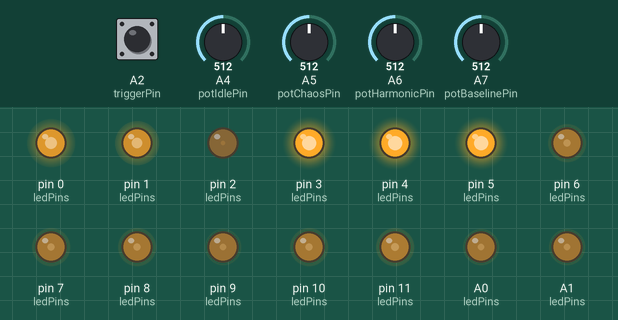
Bench run of a sketch on a simulated Teensy 4. On the bench: output pins drawn as LEDs (lit = HIGH). The test bench sets the inputs (shaded band); at power-on: A4 (potIdlePin) = 512, A5 (potChaosPin) = 512, A6 (potHarmonicPin) = 512, A7 (potBaselinePin) = 512, A2 (triggerPin) HIGH (analog values on the 0–1023 scale). Random numbers use the default seed unless the sketch sets one.

Above: at 1.2 s.
1.3 s: A4 (potIdlePin) set to 610
At 1.69 s:
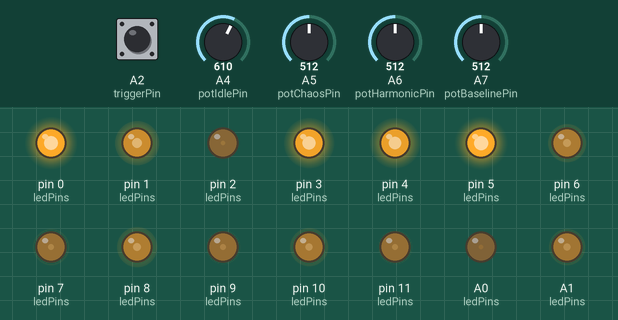
At 2.31 s:
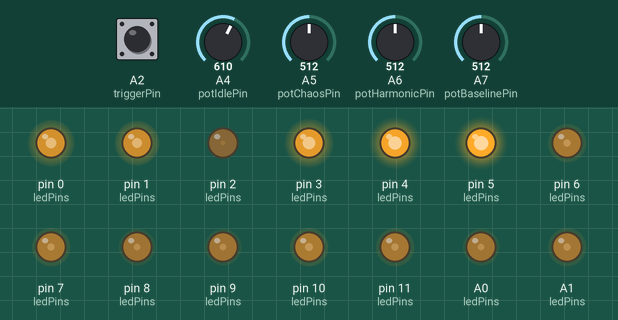
4.3 s: A5 (potChaosPin) set to 610
At 4.46 s:
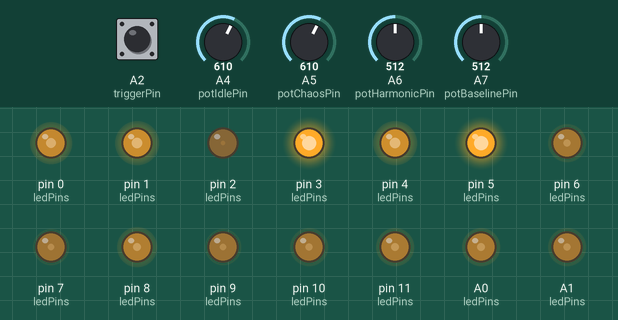
7.3 s: A6 (potHarmonicPin) set to 610
At 7.54 s:
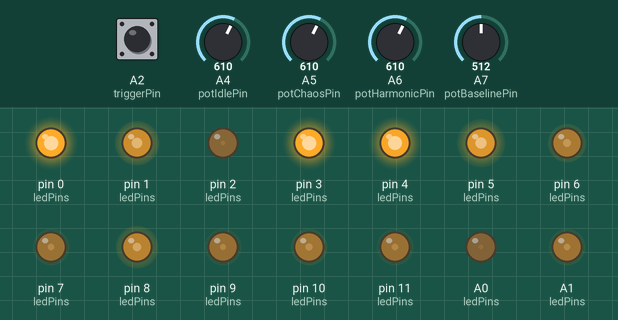
Timing chart, 0 to 7.9 s (numbered marks = the images above; inputs shaded):
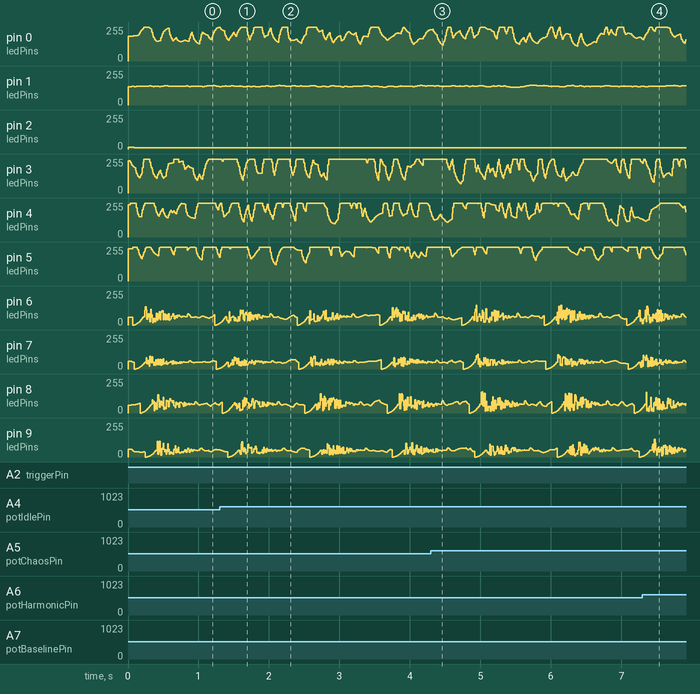

The sketch:

dynFlameSimV1.ino
```cpp
// --- PIN DEFINITIONS ---
const int triggerPin = 16; // Connect a button from this pin to GND

// Potentiometer pins (Master Adjustments)
const uint8_t potIdlePin = 18;      // Adjusts idle flicker intensity
const uint8_t potChaosPin = 19;     // Adjusts chaotic amplitude
const uint8_t potHarmonicPin = 20;  // Adjusts the duration/damping of the harmonic ringing
const uint8_t potBaselinePin = 21;  // Adjusts the overall baseline brightness

// --- MULTI-LED SETUP ---
const int NUM_FLAMES = 14;
// Example pinout for 8 LEDs
const int ledPins[NUM_FLAMES] = {0, 1, 2, 3, 4, 5, 6, 7, 8, 9, 10, 11, 14, 15};

const int freq = 5000;
const int resolution = 12; // 0-4095

enum FlameState { IDLE, DROP, CHAOTIC, HARMONIC };
enum Location { STERN, CABIN, BINNACLE, BATTLE, KITCHEN };

// --- THE FLAME CLASS ---
class Flame {
  public:
    int ledPin;
    FlameState currentState = IDLE;
    Location locationType;
    unsigned long stateStartTime = 0;

    float currentIdlePWM;
    float targetIdlePWM;
    unsigned long lastIdleChange = 0;

    // Internal base recipe values specific to this location
    int baseBaseline;
    int baseIdleIntensity;
    int baseChaosAmplitude;
    float baseHarmonicDamping;

    // "Personality" variables to make each LED unique
    int brightnessOffset;
    float flickerSpeedMod;
    float chaosMod;

    void init(int pin, Location loc) {
      ledPin = pin;
      locationType = loc;

      pinMode(ledPin, OUTPUT);
      analogWriteFrequency(ledPin, freq); // Assign 5kHz hardware FlexPWM frequency

      // Generate unique personality for this specific lantern
      brightnessOffset = random(-200, 200);
      flickerSpeedMod = random(80, 120) / 100.0; // 0.8x to 1.2x speed
      chaosMod = random(80, 120) / 100.0;        // 0.8x to 1.2x chaos intensity

      // Load the historical recipe based on the location
      switch (locationType) {
        case STERN:
          baseBaseline = 3500;
          baseIdleIntensity = 800;
          baseChaosAmplitude = 1500;
          baseHarmonicDamping = 0.010; // Low damping: bounces around a lot
          break;
        case CABIN:
          baseBaseline = 3000;
          baseIdleIntensity = 100;
          baseChaosAmplitude = 800;
          baseHarmonicDamping = 0.040; // High damping: settles very fast
          break;
        case BINNACLE:
          baseBaseline = 1000;
          baseIdleIntensity = 20;
          baseChaosAmplitude = 200;
          baseHarmonicDamping = 0.050; // Max damping: highly protected, stiff flame
          break;
        case BATTLE:
          baseBaseline = 2000;
          baseIdleIntensity = 400;
          baseChaosAmplitude = 1000;
          baseHarmonicDamping = 0.025; // Medium stats
          break;
        case KITCHEN:
          baseBaseline = 4000;
          baseIdleIntensity = 1500;
          baseChaosAmplitude = 2000;
          baseHarmonicDamping = 0.001; // Minimum damping: chaotic fire that never truly settles
          break;
      }

      currentIdlePWM = baseBaseline;
      targetIdlePWM = baseBaseline;
    }

    void update(unsigned long currentTime, float masterBaselineScale, float masterIdleScale, float masterChaosScale, float masterHarmonicScale) {

      // Calculate this LED's specific values using its base recipe, personality mods, and global master scales
      int myBasePWM = constrain((baseBaseline * masterBaselineScale) + brightnessOffset, 50, 4095);
      int myIdleInt = baseIdleIntensity * masterIdleScale * chaosMod;
      int myChaosAmp = baseChaosAmplitude * masterChaosScale * chaosMod;
      float myHarmDamp = baseHarmonicDamping * masterHarmonicScale;

      int outputPWM = myBasePWM;
      unsigned long timeInState = currentTime - stateStartTime;

      switch (currentState) {
        case IDLE:
          if (currentTime - lastIdleChange > random(20 * flickerSpeedMod, 80 * flickerSpeedMod)) {
            targetIdlePWM = myBasePWM + random(-myIdleInt, myIdleInt);
            lastIdleChange = currentTime;
          }
          currentIdlePWM += (targetIdlePWM - currentIdlePWM) * 0.2;
          outputPWM = currentIdlePWM;

          break;

        case DROP:
          if (timeInState < 150) {
            outputPWM = map(timeInState, 0, 150, 100, myBasePWM);
          } else {
            currentState = CHAOTIC;
            stateStartTime = currentTime;
          }
          break;

        case CHAOTIC:
          if (timeInState < 600) {
            float envelope = 1.0 - ((float)timeInState / 600.0);
            int currentChaos = myChaosAmp * envelope;
            outputPWM = myBasePWM + random(-currentChaos, currentChaos);
          } else {
            currentState = HARMONIC;
            stateStartTime = currentTime;
          }
          break;

        case HARMONIC:
          if (timeInState < 2000) {
            float timeSec = timeInState / 1000.0;
            float frequency = 8.0 * flickerSpeedMod; // 8 * flickerSpeedMod Hz oscillation

            // Apply the damped sine wave formula
            float oscillation = sin(2 * PI * frequency * timeSec);
            float damping = exp(-myHarmDamp * timeInState);

            outputPWM = myBasePWM + (int)(myChaosAmp * 0.5 * damping * oscillation);

            if (damping < 0.05) {
              currentState = IDLE;
              currentIdlePWM = outputPWM;
            }
          } else {
            currentState = IDLE;
          }
          break;
      }

      // Constrain to 12-bit bounds before writing
      outputPWM = constrain(outputPWM, 0, 4095);

      // Apply a basic gamma curve for visual realism (squaring)
      // Normalized 0.0-1.0, squared, then mapped back to 0-4095
      float normalized = outputPWM / 4095.0;
      int gammaPWM = (int)((normalized * normalized) * 4095);

      // Drive the hardware PWM output
      analogWrite(ledPin, gammaPWM);
    }

    void triggerDrop(unsigned long time) {
      if (currentState == IDLE) {
        currentState = DROP;
        stateStartTime = time;
      }
    }
};

// Create an array of our Flame objects
Flame flames[NUM_FLAMES];

// --- WAVE SEQUENCER VARIABLES ---
bool waveActive = false;
unsigned long waveStartTime = 0;
int currentWaveIndex = 0;
int battleLanternsTriggered = 0;
const int waveDelayMS = 80;

void setup() {
  //Serial.begin(115200);
  //while(!Serial);

  // Configure Teensy 4.0 PWM and ADC resolution
  analogWriteResolution(resolution);
  analogReadResolution(12);

  pinMode(triggerPin, INPUT_PULLUP);     // Button pulls pin HIGH when pressed
  randomSeed(analogRead(17));            // Seed random generator with floating analog pin

  // Initialize your 14 LEDs and assign them to specific locations on your model
  flames[0].init(ledPins[0], STERN);     // 1 Stern Lantern
  flames[1].init(ledPins[1], CABIN);     // 1 Great Cabin
  flames[2].init(ledPins[2], BINNACLE);  // 1 Binnacle
  flames[3].init(ledPins[3], KITCHEN);   // 1 Galley Fire
  flames[4].init(ledPins[4], KITCHEN);
  flames[5].init(ledPins[5], KITCHEN);
  flames[6].init(ledPins[6], BATTLE);    // 8 Battle Lanterns
  flames[7].init(ledPins[7], BATTLE);
  flames[8].init(ledPins[8], BATTLE);
  flames[9].init(ledPins[9], BATTLE);
  flames[10].init(ledPins[10], BATTLE);
  flames[11].init(ledPins[11], BATTLE);
  flames[12].init(ledPins[12], BATTLE);
  flames[13].init(ledPins[13], BATTLE);
}

void loop() {
  unsigned long currentTime = millis();

  // Read potentiometers and map them to a 0.0 to 2.0 multiplier scale (0% to 200%)
  float masterBaselineScale = map(analogRead(potBaselinePin), 0, 4095, 0, 200) / 100.0;
  float masterIdleScale =     map(analogRead(potIdlePin),     0, 4095, 0, 200) / 100.0;
  float masterChaosScale =    map(analogRead(potChaosPin),    0, 4095, 0, 200) / 100.0;
  float masterHarmonicScale = map(analogRead(potHarmonicPin), 0, 4095, 0, 200) / 100.0;

  // --- TRIGGER THE WAVE ---
  if (digitalRead(triggerPin) == HIGH && !waveActive) {
    waveActive = true;
    waveStartTime = currentTime;
    currentWaveIndex = 0;
    battleLanternsTriggered = 0; // Reset our battle-only counter
  }

// --- PROCESS THE WAVE ---
  if (waveActive) {
    if (currentWaveIndex < NUM_FLAMES) {

      // If this specific light is NOT a battle lantern, skip it instantly
      if (flames[currentWaveIndex].locationType != BATTLE) {
        currentWaveIndex++;
      }
      // If it IS a battle lantern, wait for the correct wave timing to trigger it
      else if (currentTime > waveStartTime + (battleLanternsTriggered * waveDelayMS)) {
        flames[currentWaveIndex].triggerDrop(currentTime);
        currentWaveIndex++;
        battleLanternsTriggered++;
      }

    } else {
      // Once we have checked all LEDs in the array, end the wave
      waveActive = false;
    }
  }

  // --- UPDATE ALL FLAMES ---
  for (int i = 0; i < NUM_FLAMES; i++) {
    flames[i].update(currentTime, masterBaselineScale, masterIdleScale, masterChaosScale, masterHarmonicScale);
  }

  delay(10); // Loop pacing
}
```

Measured:
- after the input at 1.3 s, pin 2 (ledPins): alternates 10/255 for 0.09 s and 9/255 for 0.31 s, starting after 0.34 s
